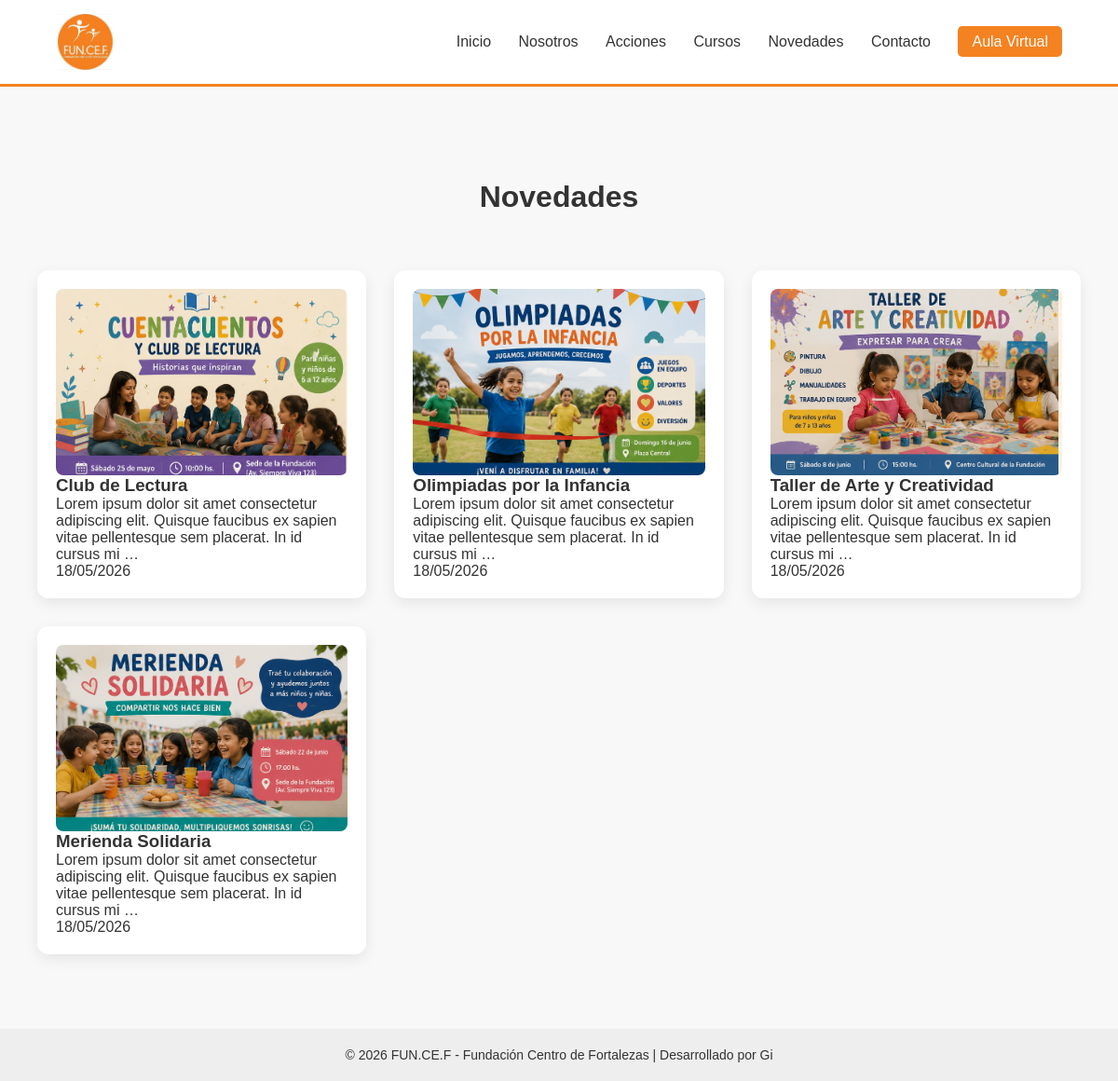
Screenshot of /novedades/ with the database file from the repository.
### web/models.py (models this page shows)
class Novedad(models.Model):
    titulo = models.CharField(max_length=200)
    descripcion = models.TextField()
    imagen = models.ImageField(
        upload_to='novedades/',
        blank=True,
        null=True
    )
    fecha_creacion = models.DateTimeField(auto_now_add=True)
    class meta:
        ordering = ['-fecha_creacion']  # 🔥 más reciente primero
    def __str__(self):
        return self.titulo

### web/views.py (the view)
# urls.py: path('novedades/', views.novedades, name='novedades'),
def novedades(request):
    print("ENTRÉ A NOVEDADES")
    novedades = Novedad.objects.all().order_by('-fecha_creacion')
    print("NOVEDADES:", novedades)
    return render(request, 'web/novedades.html', {'novedades': novedades})

### web/templates/web/novedades.html
{% extends 'web/base.html' %}
{% block content %}
<h1 class="titulo-seccion">Novedades</h1>
<div class="contenedor-cursos">
    {% for novedad in novedades %}
        <div class="card-curso">
            {% if novedad.imagen %}
                <div class="imagen-container">
                    <img src="{{ novedad.imagen.url }}" alt="{{ novedad.titulo }}">
                </div>
            {% endif %}
            <div class="card-body">
                <h3>{{ novedad.titulo }}</h3>
                <p class="descripcion">
                    {{ novedad.descripcion|truncatewords:20 }}
                </p>
                <p class="fecha">
                    {{ novedad.fecha_creacion|date:"d/m/Y" }}
                </p>
            </div>
        </div>
    {% empty %}
        <p>No hay novedades disponibles.</p>
    {% endfor %}
</div>
{% endblock %}

### static/css/style.css (style rules this page uses)
* { margin: 0; padding: 0; box-sizing: border-box; }
body { font-family: Arial, Helvetica, sans-serif; background-color: #F8F8F8; color: #333333; }
.contenedor-cursos { display: grid; grid-template-columns: repeat(auto-fit, minmax(300px, 1fr)); gap: 20px; }
.card-curso { background: white; border-radius: 10px; padding: 15px; box-shadow: 0 4px 10px rgba(0,0,0,0.1); }
.card-curso img { width: 100%; height: 200px; object-fit: cover; border-radius: 8px; }
.card-curso, .card-novedad { background: white; padding: 20px; border-radius: 15px; box-shadow: 0 4px 15px rgba(0,0,0,0.1); }
.titulo-seccion { text-align: center; margin: 40px 0; }
.contenedor-cursos { display: grid; grid-template-columns: repeat(3, 1fr); gap: 30px; padding: 20px 40px; }
.card-curso { background: white; border-radius: 12px; overflow: hidden; box-shadow: 0 5px 15px rgba(0,0,0,0.08); transition: transform 0.3s ease; display: flex; flex-direction: column; }
.imagen-container { position: relative; height: 200px; overflow: hidden; }
.imagen-container img { width: 100%; height: 100%; object-fit: cover; }

### rows the page displays
Novedad: imagen (picture), titulo "Club de Lectura", descripcion "Lorem ipsum dolor sit amet consectetur adipiscing elit. Quisque faucibus ex sapien vitae pellentesque sem placerat. In id cursus mi …", fecha_creacion "18/05/2026"
Novedad: imagen (picture), titulo "Olimpiadas por la Infancia", descripcion "Lorem ipsum dolor sit amet consectetur adipiscing elit. Quisque faucibus ex sapien vitae pellentesque sem placerat. In id cursus mi …", fecha_creacion "18/05/2026"
Novedad: imagen (picture), titulo "Taller de Arte y Creatividad", descripcion "Lorem ipsum dolor sit amet consectetur adipiscing elit. Quisque faucibus ex sapien vitae pellentesque sem placerat. In id cursus mi …", fecha_creacion "18/05/2026"
Novedad: imagen (picture), titulo "Merienda Solidaria", descripcion "Lorem ipsum dolor sit amet consectetur adipiscing elit. Quisque faucibus ex sapien vitae pellentesque sem placerat. In id cursus mi …", fecha_creacion "18/05/2026"
